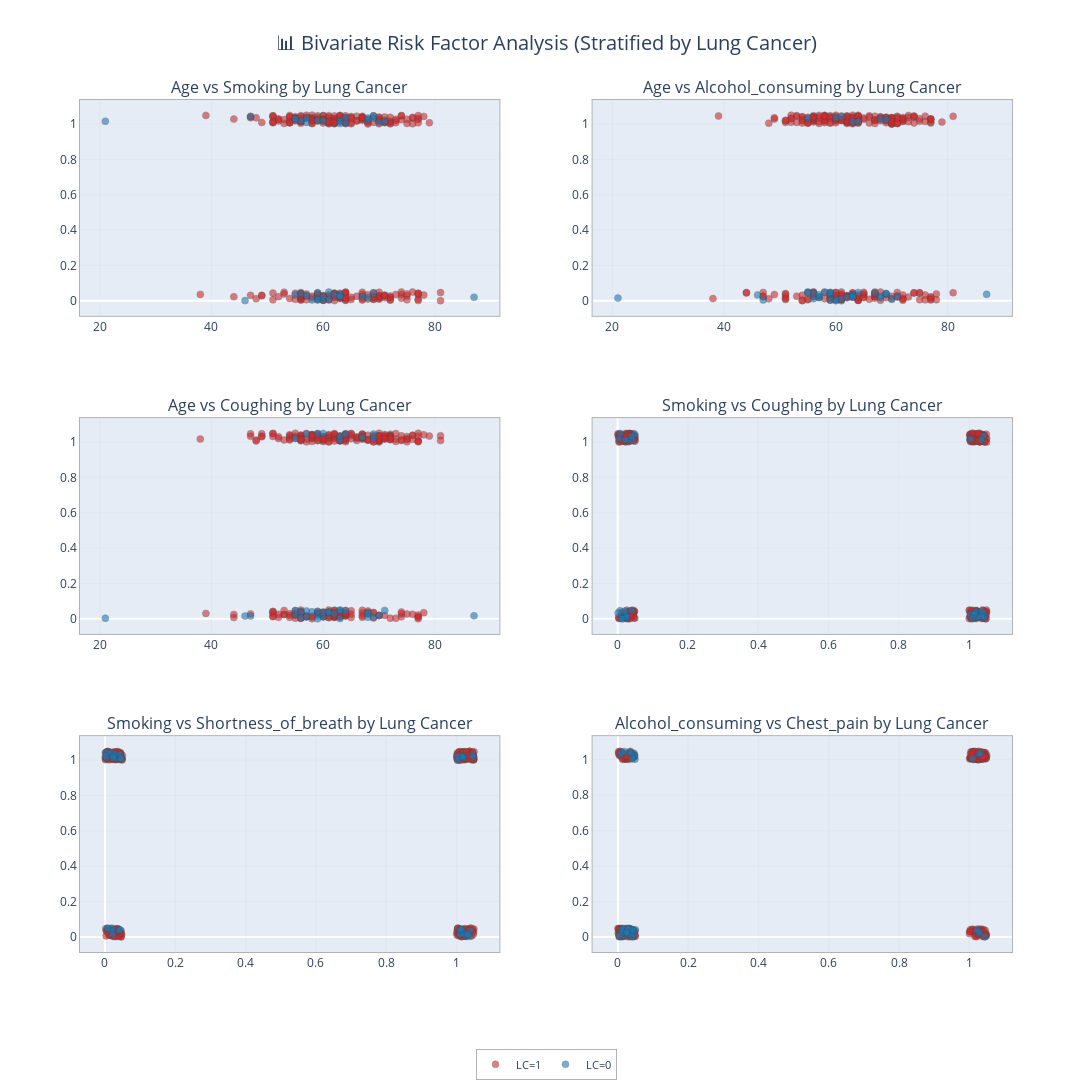

Notebook code for this chart:
### Code cell
from plotly.subplots import make_subplots
import plotly.graph_objects as go
import numpy as np
import pandas as pd

# Variables a analizar en pares
comparisons = [
    ("age", "smoking"),
    ("age", "alcohol_consuming"),
    ("age", "coughing"),
    ("smoking", "coughing"),
    ("smoking", "shortness_of_breath"),
    ("alcohol_consuming", "chest_pain")
]

target = "lung_cancer"

# Crear subplots dinámicos
rows = (len(comparisons) + 1) // 2
fig = make_subplots(
    rows=rows, cols=2,
    subplot_titles=[f"{x.capitalize()} vs {y.capitalize()} by Lung Cancer" for x, y in comparisons],
    vertical_spacing=0.12,
    horizontal_spacing=0.1
)

# Paleta de colores (estratificación)
lc_colors = {0: "#1f77b4", 1: "#d62728"}  # azul=no, rojo=sí

# Añadir trazas
for i, (x_var, y_var) in enumerate(comparisons):
    row = i // 2 + 1
    col = i % 2 + 1
    
    for lc_val in df[target].unique():
        subset = df[df[target] == lc_val]
        
        # Scatter plot con jitter si son binarias
        fig.add_trace(
            go.Scatter(
                x=subset[x_var] + (np.random.rand(len(subset)) * 0.05 if subset[x_var].nunique() <= 2 else 0),
                y=subset[y_var] + (np.random.rand(len(subset)) * 0.05 if subset[y_var].nunique() <= 2 else 0),
                mode="markers",
                marker=dict(
                    size=7,
                    color=lc_colors[lc_val],
                    opacity=0.6,
                    line=dict(width=0.5, color="DarkSlateGrey")
                ),
                name=f"LC={lc_val}",
                legendgroup=f"LC={lc_val}",
                hovertemplate=(
                    f"<b>Lung Cancer={lc_val}</b><br>"
                    f"{x_var.capitalize()}: %{{x}}<br>"
                    f"{y_var.capitalize()}: %{{y}}<br>"
                    f"Age: %{{customdata[0]}}<br>"
                    f"Smoking: %{{customdata[1]}}<br>"
                    f"Fatigue: %{{customdata[2]}}<extra></extra>"
                ),
                customdata=list(zip(subset["age"], subset["smoking"], subset["fatigue"])),
                showlegend=(i == 0)  # la leyenda solo aparece una vez
            ),
            row=row, col=col
        )

# Layout
fig.update_layout(
    title_text="📊 Bivariate Risk Factor Analysis (Stratified by Lung Cancer)",
    title_font_size=20,
    title_x=0.5,
    height=1600,
    width=1300,
    showlegend=True,
    legend=dict(
        orientation="h",
        yanchor="bottom",
        y=-0.15,
        xanchor="center",
        x=0.5,
        bgcolor="rgba(255,255,255,0.9)",
        bordercolor="rgba(0,0,0,0.3)",
        borderwidth=1,
        font=dict(size=11)
    ),
    margin=dict(r=80, t=100, b=100, l=80)
)

# Ejes y grid
fig.update_xaxes(showgrid=True, gridwidth=0.5, gridcolor="rgba(200,200,200,0.3)")
fig.update_yaxes(showgrid=True, gridwidth=0.5, gridcolor="rgba(200,200,200,0.3)")
fig.update_xaxes(showline=True, linewidth=1, linecolor="rgba(0,0,0,0.3)", mirror=True)
fig.update_yaxes(showline=True, linewidth=1, linecolor="rgba(0,0,0,0.3)", mirror=True)

fig.show()

# ======================
# 📑 Resumen Estadístico
# ======================
print("\n" + "="*70)
print("🔍 COMPREHENSIVE BIVARIATE RISK FACTOR ANALYSIS SUMMARY")
print("="*70)

summary_stats = []
for x_var, y_var in comparisons:
    for lc_val in df[target].unique():
        subset = df[df[target] == lc_val]
        if len(subset) > 1:
            corr = np.corrcoef(subset[x_var], subset[y_var])[0, 1]
        else:
            corr = np.nan
        summary_stats.append({
            "X_Variable": x_var,
            "Y_Variable": y_var,
            "Lung_Cancer": lc_val,
            "N": len(subset),
            "Correlation": corr
        })
        print(f"📊 {x_var} vs {y_var} | LC={lc_val}: N={len(subset)} | Corr={corr:.2f}")

summary_df = pd.DataFrame(summary_stats)

### Figure 1 — Plotly figure (JSON) as saved in the notebook; plotly's stock layout.template omitted (floating-point values rounded to 4 significant figures; data arrays with more than 128 entries replaced by an {"elided": "..."} marker saying what was removed)
{"data": [{"customdata": {"elided": "270x3 int values"}, "hovertemplate": "<b>Lung Cancer=1</b><br>Age: %{x}<br>Smoking: %{y}<br>Age: %{customdata[0]}<br>Smoking: %{customdata[1]}<br>Fatigue: %{customdata[2]}<extra></extra>", "legendgroup": "LC=1", "marker": {"color": "#d62728", "line": {"color": "DarkSlateGrey", "width": 0.5}, "opacity": 0.6, "size": 7}, "mode": "markers", "name": "LC=1", "showlegend": true, "type": "scatter", "x": {"elided": "270 int values"}, "xaxis": "x", "y": {"elided": "270 float values"}, "yaxis": "y"}, {"customdata": [[59, 0, 1], [63, 1, 0], [63, 0, 0], [68, 1, 1], [60, 1, 1], [69, 1, 0], [61, 0, 1], [21, 1, 1], [69, 0, 1], [55, 0, 1], [57, 1, 0], [56, 1, 0], [59, 0, 0], [56, 0, 0], [60, 0, 0], [60, 0, 0], [58, 0, 1], [63, 0, 1], [69, 1, 0], [64, 1, 0], [47, 1, 0], [57, 1, 0], [68, 0, 0], [57, 0, 0], [71, 1, 1], [63, 1, 0], [62, 0, 1], [61, 0, 0], [59, 0, 1], [68, 1, 1], [67, 0, 0], [55, 1, 1], [70, 1, 1], [64, 1, 0], [87, 0, 1], [59, 1, 1], [55, 1, 1], [46, 0, 0], [63, 0, 1]], "hovertemplate": "<b>Lung Cancer=0</b><br>Age: %{x}<br>Smoking: %{y}<br>Age: %{customdata[0]}<br>Smoking: %{customdata[1]}<br>Fatigue: %{customdata[2]}<extra></extra>", "legendgroup": "LC=0", "marker": {"color": "#1f77b4", "line": {"color": "DarkSlateGrey", "width": 0.5}, "opacity": 0.6, "size": 7}, "mode": "markers", "name": "LC=0", "showlegend": true, "type": "scatter", "x": [59, 63, 63, 68, 60, 69, 61, 21, 69, 55, 57, 56, 59, 56, 60, 60, 58, 63, 69, 64, 47, 57, 68, 57, 71, 63, 62, 61, 59, 68, 67, 55, 70, 64, 87, 59, 55, 46, 63], "xaxis": "x", "y": [0.04549, 1.018, 0.03669, 1.034, 1.017, 1.034, 0.04869, 1.015, 0.04164, 0.03348, 1.009, 1.018, 0.003582, 0.04026, 0.003878, 0.02094, 0.004787, 0.02325, 1.046, 1.006, 1.041, 1.032, 0.01763, 0.03, 1.015, 1.002, 0.03361, 0.007528, 0.008769, 1.024, 0.02275, 1.023, 1.008, 1.037, 0.01979, 1.02, 1.029, 0.000706, 0.02501], "yaxis": "y"}, {"customdata": {"elided": "270x3 int values"}, "hovertemplate": "<b>Lung Cancer=1</b><br>Age: %{x}<br>Alcohol_consuming: %{y}<br>Age: %{customdata[0]}<br>Smoking: %{customdata[1]}<br>Fatigue: %{customdata[2]}<extra></extra>", "legendgroup": "LC=1", "marker": {"color": "#d62728", "line": {"color": "DarkSlateGrey", "width": 0.5}, "opacity": 0.6, "size": 7}, "mode": "markers", "name": "LC=1", "showlegend": false, "type": "scatter", "x": {"elided": "270 int values"}, "xaxis": "x2", "y": {"elided": "270 float values"}, "yaxis": "y2"}, {"customdata": [[59, 0, 1], [63, 1, 0], [63, 0, 0], [68, 1, 1], [60, 1, 1], [69, 1, 0], [61, 0, 1], [21, 1, 1], [69, 0, 1], [55, 0, 1], [57, 1, 0], [56, 1, 0], [59, 0, 0], [56, 0, 0], [60, 0, 0], [60, 0, 0], [58, 0, 1], [63, 0, 1], [69, 1, 0], [64, 1, 0], [47, 1, 0], [57, 1, 0], [68, 0, 0], [57, 0, 0], [71, 1, 1], [63, 1, 0], [62, 0, 1], [61, 0, 0], [59, 0, 1], [68, 1, 1], [67, 0, 0], [55, 1, 1], [70, 1, 1], [64, 1, 0], [87, 0, 1], [59, 1, 1], [55, 1, 1], [46, 0, 0], [63, 0, 1]], "hovertemplate": "<b>Lung Cancer=0</b><br>Age: %{x}<br>Alcohol_consuming: %{y}<br>Age: %{customdata[0]}<br>Smoking: %{customdata[1]}<br>Fatigue: %{customdata[2]}<extra></extra>", "legendgroup": "LC=0", "marker": {"color": "#1f77b4", "line": {"color": "DarkSlateGrey", "width": 0.5}, "opacity": 0.6, "size": 7}, "mode": "markers", "name": "LC=0", "showlegend": false, "type": "scatter", "x": [59, 63, 63, 68, 60, 69, 61, 21, 69, 55, 57, 56, 59, 56, 60, 60, 58, 63, 69, 64, 47, 57, 68, 57, 71, 63, 62, 61, 59, 68, 67, 55, 70, 64, 87, 59, 55, 46, 63], "xaxis": "x2", "y": [0.03549, 1.014, 0.0322, 0.02503, 0.004908, 1.025, 0.008335, 0.01466, 0.03871, 1.033, 0.02015, 0.01086, 0.04683, 0.04011, 1.036, 7.183e-05, 0.04952, 0.03023, 0.04076, 0.04658, 0.004042, 0.01659, 1.027, 0.03358, 0.0243, 0.02612, 0.01933, 1.04, 0.003903, 0.01592, 0.04444, 0.04949, 0.007853, 1.014, 0.03615, 0.04554, 0.04288, 0.03217, 0.02092], "yaxis": "y2"}, {"customdata": {"elided": "270x3 int values"}, "hovertemplate": "<b>Lung Cancer=1</b><br>Age: %{x}<br>Coughing: %{y}<br>Age: %{customdata[0]}<br>Smoking: %{customdata[1]}<br>Fatigue: %{customdata[2]}<extra></extra>", "legendgroup": "LC=1", "marker": {"color": "#d62728", "line": {"color": "DarkSlateGrey", "width": 0.5}, "opacity": 0.6, "size": 7}, "mode": "markers", "name": "LC=1", "showlegend": false, "type": "scatter", "x": {"elided": "270 int values"}, "xaxis": "x3", "y": {"elided": "270 float values"}, "yaxis": "y3"}, {"customdata": [[59, 0, 1], [63, 1, 0], [63, 0, 0], [68, 1, 1], [60, 1, 1], [69, 1, 0], [61, 0, 1], [21, 1, 1], [69, 0, 1], [55, 0, 1], [57, 1, 0], [56, 1, 0], [59, 0, 0], [56, 0, 0], [60, 0, 0], [60, 0, 0], [58, 0, 1], [63, 0, 1], [69, 1, 0], [64, 1, 0], [47, 1, 0], [57, 1, 0], [68, 0, 0], [57, 0, 0], [71, 1, 1], [63, 1, 0], [62, 0, 1], [61, 0, 0], [59, 0, 1], [68, 1, 1], [67, 0, 0], [55, 1, 1], [70, 1, 1], [64, 1, 0], [87, 0, 1], [59, 1, 1], [55, 1, 1], [46, 0, 0], [63, 0, 1]], "hovertemplate": "<b>Lung Cancer=0</b><br>Age: %{x}<br>Coughing: %{y}<br>Age: %{customdata[0]}<br>Smoking: %{customdata[1]}<br>Fatigue: %{customdata[2]}<extra></extra>", "legendgroup": "LC=0", "marker": {"color": "#1f77b4", "line": {"color": "DarkSlateGrey", "width": 0.5}, "opacity": 0.6, "size": 7}, "mode": "markers", "name": "LC=0", "showlegend": false, "type": "scatter", "x": [59, 63, 63, 68, 60, 69, 61, 21, 69, 55, 57, 56, 59, 56, 60, 60, 58, 63, 69, 64, 47, 57, 68, 57, 71, 63, 62, 61, 59, 68, 67, 55, 70, 64, 87, 59, 55, 46, 63], "xaxis": "x3", "y": [1.048, 0.04678, 1.01, 0.009173, 0.01032, 1.045, 0.03439, 0.003418, 1.02, 1.021, 0.0447, 0.03909, 0.01786, 0.00638, 0.03511, 1.048, 0.03972, 0.001548, 0.008835, 0.04631, 0.01578, 0.01043, 0.02742, 1.046, 0.04749, 1.033, 0.02886, 0.03807, 0.0005728, 0.03248, 1.028, 0.02379, 0.02001, 1.045, 0.01702, 0.04285, 0.04667, 0.01562, 0.04962], "yaxis": "y3"}, {"customdata": {"elided": "270x3 int values"}, "hovertemplate": "<b>Lung Cancer=1</b><br>Smoking: %{x}<br>Coughing: %{y}<br>Age: %{customdata[0]}<br>Smoking: %{customdata[1]}<br>Fatigue: %{customdata[2]}<extra></extra>", "legendgroup": "LC=1", "marker": {"color": "#d62728", "line": {"color": "DarkSlateGrey", "width": 0.5}, "opacity": 0.6, "size": 7}, "mode": "markers", "name": "LC=1", "showlegend": false, "type": "scatter", "x": {"elided": "270 float values"}, "xaxis": "x4", "y": {"elided": "270 float values"}, "yaxis": "y4"}, {"customdata": [[59, 0, 1], [63, 1, 0], [63, 0, 0], [68, 1, 1], [60, 1, 1], [69, 1, 0], [61, 0, 1], [21, 1, 1], [69, 0, 1], [55, 0, 1], [57, 1, 0], [56, 1, 0], [59, 0, 0], [56, 0, 0], [60, 0, 0], [60, 0, 0], [58, 0, 1], [63, 0, 1], [69, 1, 0], [64, 1, 0], [47, 1, 0], [57, 1, 0], [68, 0, 0], [57, 0, 0], [71, 1, 1], [63, 1, 0], [62, 0, 1], [61, 0, 0], [59, 0, 1], [68, 1, 1], [67, 0, 0], [55, 1, 1], [70, 1, 1], [64, 1, 0], [87, 0, 1], [59, 1, 1], [55, 1, 1], [46, 0, 0], [63, 0, 1]], "hovertemplate": "<b>Lung Cancer=0</b><br>Smoking: %{x}<br>Coughing: %{y}<br>Age: %{customdata[0]}<br>Smoking: %{customdata[1]}<br>Fatigue: %{customdata[2]}<extra></extra>", "legendgroup": "LC=0", "marker": {"color": "#1f77b4", "line": {"color": "DarkSlateGrey", "width": 0.5}, "opacity": 0.6, "size": 7}, "mode": "markers", "name": "LC=0", "showlegend": false, "type": "scatter", "x": [0.03001, 1.019, 0.0489, 1.037, 1.03, 1.041, 0.02519, 1.04, 0.04351, 0.03987, 1.023, 1.041, 0.02067, 0.01948, 0.006622, 0.004024, 0.00993, 0.02303, 1.024, 1.044, 1.004, 1.043, 0.02091, 0.006956, 1.018, 1.004, 0.01591, 0.001647, 0.04014, 1.037, 0.02107, 1.014, 1.015, 1.036, 0.02468, 1.009, 1.035, 0.02104, 0.01171], "xaxis": "x4", "y": [1.011, 0.03637, 1.044, 0.01553, 0.01742, 1.035, 0.002852, 0.01863, 1.009, 1.032, 0.009003, 0.02844, 0.01497, 0.01675, 0.04581, 1.019, 0.0085, 0.01694, 0.01217, 0.01523, 0.02305, 0.005036, 0.0266, 1.049, 0.04176, 1.018, 0.0006984, 0.0324, 0.0466, 0.04268, 1.012, 0.02823, 0.02531, 1.011, 0.01174, 0.001526, 0.01401, 0.0441, 0.000521], "yaxis": "y4"}, {"customdata": {"elided": "270x3 int values"}, "hovertemplate": "<b>Lung Cancer=1</b><br>Smoking: %{x}<br>Shortness_of_breath: %{y}<br>Age: %{customdata[0]}<br>Smoking: %{customdata[1]}<br>Fatigue: %{customdata[2]}<extra></extra>", "legendgroup": "LC=1", "marker": {"color": "#d62728", "line": {"color": "DarkSlateGrey", "width": 0.5}, "opacity": 0.6, "size": 7}, "mode": "markers", "name": "LC=1", "showlegend": false, "type": "scatter", "x": {"elided": "270 float values"}, "xaxis": "x5", "y": {"elided": "270 float values"}, "yaxis": "y5"}, {"customdata": [[59, 0, 1], [63, 1, 0], [63, 0, 0], [68, 1, 1], [60, 1, 1], [69, 1, 0], [61, 0, 1], [21, 1, 1], [69, 0, 1], [55, 0, 1], [57, 1, 0], [56, 1, 0], [59, 0, 0], [56, 0, 0], [60, 0, 0], [60, 0, 0], [58, 0, 1], [63, 0, 1], [69, 1, 0], [64, 1, 0], [47, 1, 0], [57, 1, 0], [68, 0, 0], [57, 0, 0], [71, 1, 1], [63, 1, 0], [62, 0, 1], [61, 0, 0], [59, 0, 1], [68, 1, 1], [67, 0, 0], [55, 1, 1], [70, 1, 1], [64, 1, 0], [87, 0, 1], [59, 1, 1], [55, 1, 1], [46, 0, 0], [63, 0, 1]], "hovertemplate": "<b>Lung Cancer=0</b><br>Smoking: %{x}<br>Shortness_of_breath: %{y}<br>Age: %{customdata[0]}<br>Smoking: %{customdata[1]}<br>Fatigue: %{customdata[2]}<extra></extra>", "legendgroup": "LC=0", "marker": {"color": "#1f77b4", "line": {"color": "DarkSlateGrey", "width": 0.5}, "opacity": 0.6, "size": 7}, "mode": "markers", "name": "LC=0", "showlegend": false, "type": "scatter", "x": [0.003241, 1.011, 0.0338, 1.028, 1.015, 1.011, 0.004221, 1.018, 0.006378, 0.02806, 1.018, 1.019, 0.03871, 0.04568, 0.0432, 0.02019, 0.02804, 0.01678, 1.01, 1.037, 1.038, 1.01, 0.008048, 0.01795, 1.015, 1.046, 0.001356, 0.02173, 0.04294, 1.021, 0.02284, 1.032, 1.047, 1.013, 0.02336, 1.002, 1.002, 0.007057, 0.04606], "xaxis": "x5", "y": [1.043, 0.01682, 1.011, 0.003357, 1.016, 0.04235, 1.014, 1.024, 1.04, 1.027, 1.016, 1.014, 0.03904, 1.012, 0.0402, 0.04681, 1.033, 1.042, 0.01617, 0.003038, 0.03611, 0.03883, 0.04753, 0.03557, 1.02, 1.031, 1.024, 0.01329, 1.031, 0.01901, 1.022, 0.01448, 1.017, 0.04328, 1.013, 1.021, 1.001, 0.04937, 1.009], "yaxis": "y5"}, {"customdata": {"elided": "270x3 int values"}, "hovertemplate": "<b>Lung Cancer=1</b><br>Alcohol_consuming: %{x}<br>Chest_pain: %{y}<br>Age: %{customdata[0]}<br>Smoking: %{customdata[1]}<br>Fatigue: %{customdata[2]}<extra></extra>", "legendgroup": "LC=1", "marker": {"color": "#d62728", "line": {"color": "DarkSlateGrey", "width": 0.5}, "opacity": 0.6, "size": 7}, "mode": "markers", "name": "LC=1", "showlegend": false, "type": "scatter", "x": {"elided": "270 float values"}, "xaxis": "x6", "y": {"elided": "270 float values"}, "yaxis": "y6"}, {"customdata": [[59, 0, 1], [63, 1, 0], [63, 0, 0], [68, 1, 1], [60, 1, 1], [69, 1, 0], [61, 0, 1], [21, 1, 1], [69, 0, 1], [55, 0, 1], [57, 1, 0], [56, 1, 0], [59, 0, 0], [56, 0, 0], [60, 0, 0], [60, 0, 0], [58, 0, 1], [63, 0, 1], [69, 1, 0], [64, 1, 0], [47, 1, 0], [57, 1, 0], [68, 0, 0], [57, 0, 0], [71, 1, 1], [63, 1, 0], [62, 0, 1], [61, 0, 0], [59, 0, 1], [68, 1, 1], [67, 0, 0], [55, 1, 1], [70, 1, 1], [64, 1, 0], [87, 0, 1], [59, 1, 1], [55, 1, 1], [46, 0, 0], [63, 0, 1]], "hovertemplate": "<b>Lung Cancer=0</b><br>Alcohol_consuming: %{x}<br>Chest_pain: %{y}<br>Age: %{customdata[0]}<br>Smoking: %{customdata[1]}<br>Fatigue: %{customdata[2]}<extra></extra>", "legendgroup": "LC=0", "marker": {"color": "#1f77b4", "line": {"color": "DarkSlateGrey", "width": 0.5}, "opacity": 0.6, "size": 7}, "mode": "markers", "name": "LC=0", "showlegend": false, "type": "scatter", "x": [0.04541, 1.027, 0.01074, 0.04974, 0.04253, 1.031, 0.0155, 0.01021, 0.008728, 1.029, 0.0274, 0.0404, 0.04844, 0.01343, 1.026, 0.04053, 0.02174, 0.01441, 0.04755, 0.04436, 0.0386, 0.03392, 1.021, 0.03868, 0.0294, 0.03102, 0.02974, 1.044, 0.04017, 0.03911, 0.01222, 0.0296, 0.02626, 1.009, 0.02494, 0.003017, 0.009006, 0.01804, 0.0421], "xaxis": "x6", "y": [1.037, 1.033, 0.03302, 0.04163, 0.04216, 1.036, 0.00567, 0.03967, 1.029, 0.02011, 0.03593, 0.005319, 1.003, 0.03589, 0.02893, 0.001666, 0.02071, 0.04901, 1.024, 0.01753, 1.036, 1.043, 0.04028, 0.02239, 0.04129, 0.017, 0.04898, 0.0023, 1.007, 0.03964, 0.0258, 0.04629, 0.02216, 1.006, 0.02756, 0.005815, 1.039, 1.046, 0.03994], "yaxis": "y6"}], "layout": {"annotations": [{"font": {"size": 16}, "showarrow": false, "text": "Age vs Smoking by Lung Cancer", "x": 0.225, "xanchor": "center", "xref": "paper", "y": 1, "yanchor": "bottom", "yref": "paper"}, {"font": {"size": 16}, "showarrow": false, "text": "Age vs Alcohol_consuming by Lung Cancer", "x": 0.775, "xanchor": "center", "xref": "paper", "y": 1, "yanchor": "bottom", "yref": "paper"}, {"font": {"size": 16}, "showarrow": false, "text": "Age vs Coughing by Lung Cancer", "x": 0.225, "xanchor": "center", "xref": "paper", "y": 0.6267, "yanchor": "bottom", "yref": "paper"}, {"font": {"size": 16}, "showarrow": false, "text": "Smoking vs Coughing by Lung Cancer", "x": 0.775, "xanchor": "center", "xref": "paper", "y": 0.6267, "yanchor": "bottom", "yref": "paper"}, {"font": {"size": 16}, "showarrow": false, "text": "Smoking vs Shortness_of_breath by Lung Cancer", "x": 0.225, "xanchor": "center", "xref": "paper", "y": 0.2533, "yanchor": "bottom", "yref": "paper"}, {"font": {"size": 16}, "showarrow": false, "text": "Alcohol_consuming vs Chest_pain by Lung Cancer", "x": 0.775, "xanchor": "center", "xref": "paper", "y": 0.2533, "yanchor": "bottom", "yref": "paper"}], "height": 1600, "legend": {"bgcolor": "rgba(255,255,255,0.9)", "bordercolor": "rgba(0,0,0,0.3)", "borderwidth": 1, "font": {"size": 11}, "orientation": "h", "x": 0.5, "xanchor": "center", "y": -0.15, "yanchor": "bottom"}, "margin": {"b": 100, "l": 80, "r": 80, "t": 100}, "showlegend": true, "title": {"font": {"size": 20}, "text": "📊 Bivariate Risk Factor Analysis (Stratified by Lung Cancer)", "x": 0.5}, "width": 1300, "xaxis": {"anchor": "y", "domain": [0, 0.45], "gridcolor": "rgba(200,200,200,0.3)", "gridwidth": 0.5, "linecolor": "rgba(0,0,0,0.3)", "linewidth": 1, "mirror": true, "showgrid": true, "showline": true}, "xaxis2": {"anchor": "y2", "domain": [0.55, 1], "gridcolor": "rgba(200,200,200,0.3)", "gridwidth": 0.5, "linecolor": "rgba(0,0,0,0.3)", "linewidth": 1, "mirror": true, "showgrid": true, "showline": true}, "xaxis3": {"anchor": "y3", "domain": [0, 0.45], "gridcolor": "rgba(200,200,200,0.3)", "gridwidth": 0.5, "linecolor": "rgba(0,0,0,0.3)", "linewidth": 1, "mirror": true, "showgrid": true, "showline": true}, "xaxis4": {"anchor": "y4", "domain": [0.55, 1], "gridcolor": "rgba(200,200,200,0.3)", "gridwidth": 0.5, "linecolor": "rgba(0,0,0,0.3)", "linewidth": 1, "mirror": true, "showgrid": true, "showline": true}, "xaxis5": {"anchor": "y5", "domain": [0, 0.45], "gridcolor": "rgba(200,200,200,0.3)", "gridwidth": 0.5, "linecolor": "rgba(0,0,0,0.3)", "linewidth": 1, "mirror": true, "showgrid": true, "showline": true}, "xaxis6": {"anchor": "y6", "domain": [0.55, 1], "gridcolor": "rgba(200,200,200,0.3)", "gridwidth": 0.5, "linecolor": "rgba(0,0,0,0.3)", "linewidth": 1, "mirror": true, "showgrid": true, "showline": true}, "yaxis": {"anchor": "x", "domain": [0.7467, 1], "gridcolor": "rgba(200,200,200,0.3)", "gridwidth": 0.5, "linecolor": "rgba(0,0,0,0.3)", "linewidth": 1, "mirror": true, "showgrid": true, "showline": true}, "yaxis2": {"anchor": "x2", "domain": [0.7467, 1], "gridcolor": "rgba(200,200,200,0.3)", "gridwidth": 0.5, "linecolor": "rgba(0,0,0,0.3)", "linewidth": 1, "mirror": true, "showgrid": true, "showline": true}, "yaxis3": {"anchor": "x3", "domain": [0.3733, 0.6267], "gridcolor": "rgba(200,200,200,0.3)", "gridwidth": 0.5, "linecolor": "rgba(0,0,0,0.3)", "linewidth": 1, "mirror": true, "showgrid": true, "showline": true}, "yaxis4": {"anchor": "x4", "domain": [0.3733, 0.6267], "gridcolor": "rgba(200,200,200,0.3)", "gridwidth": 0.5, "linecolor": "rgba(0,0,0,0.3)", "linewidth": 1, "mirror": true, "showgrid": true, "showline": true}, "yaxis5": {"anchor": "x5", "domain": [0, 0.2533], "gridcolor": "rgba(200,200,200,0.3)", "gridwidth": 0.5, "linecolor": "rgba(0,0,0,0.3)", "linewidth": 1, "mirror": true, "showgrid": true, "showline": true}, "yaxis6": {"anchor": "x6", "domain": [0, 0.2533], "gridcolor": "rgba(200,200,200,0.3)", "gridwidth": 0.5, "linecolor": "rgba(0,0,0,0.3)", "linewidth": 1, "mirror": true, "showgrid": true, "showline": true}}}
